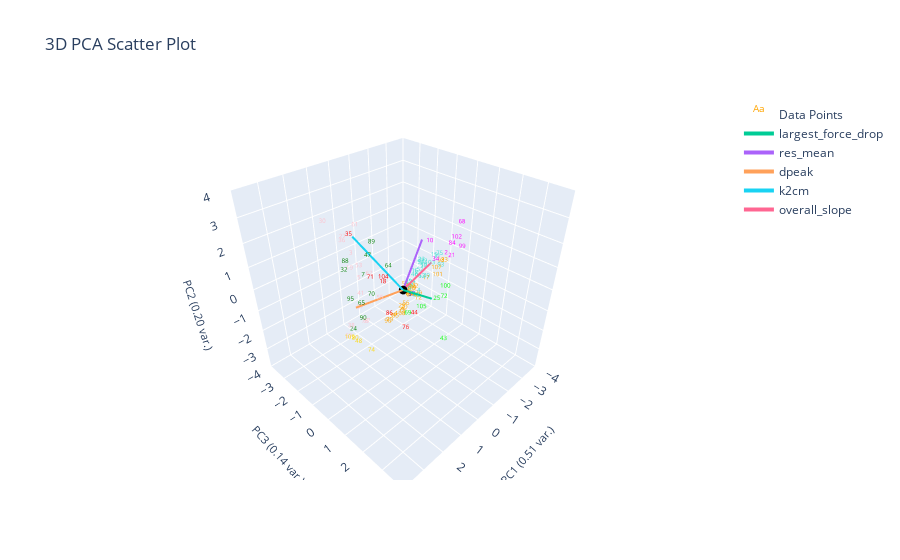

Source (notebook cell):
### Markdown cell above
# Nearest Centroid
- Each class is represented by it's centroid, with test sample classified to the class with the nearest centroid

### Code cell
from sklearn.neighbors import NearestCentroid

X = plotting.extract_numerical_features(marions_labeled_data).values.tolist()
y = marions_labeled_data[f'{ylabel_name}_nums'].values.tolist()
nc = NearestCentroid()
nc.fit(X,y)
nc_predictions = pd.Series(nc.predict(clustering_features.values))

nc_actual = marions_labeled_data[f'{ylabel_name}_nums']
nc_changed_ylabel_idxs = find_changed_ylabel_data(nc_predictions, nc_actual)
nc_corrected_predictions = correct_pseudo_ylabels_to_actual(nc_predictions, nc_actual, nc_changed_ylabel_idxs)

plotting.plot_cluster_subplots(nc_corrected_predictions, curve_data, 
                                  clustering_method="Nearest Centroid", 
                                  cluster_category_names=list(ylabel_to_cluster_num.keys()),
                                  bold_idxs=nc_actual.index
                                  )
plotting.plot_cluster_subolots(nc_predictions, curve_data,
                                  clustering_method="Nearest Centroid", 
                                  cluster_category_names=list(ylabel_to_cluster_num.keys()),
                                  pseudo_corrections=nc_corrected_predictions,
                                  bold_idxs=nc_actual.index
                                  )
plotting.plot_pca(clustering_features, nc_predictions, 3, 
                  graph_title=f'',
                  ylabel_name=ylabel_name,)

### Figure 1 — Plotly figure (JSON) as saved in the notebook; plotly's stock layout.template omitted (floating-point values rounded to 4 significant figures)
{"data": [{"mode": "text", "name": "Data Points", "text": ["0", "1", "2", "3", "4", "5", "6", "7", "8", "9", "10", "11", "12", "13", "14", "15", "16", "17", "18", "19", "20", "21", "22", "23", "24", "25", "26", "27", "28", "29", "30", "31", "32", "33", "34", "35", "36", "37", "38", "39", "40", "41", "42", "43", "44", "45", "46", "47", "48", "49", "50", "51", "52", "53", "54", "55", "56", "57", "58", "59", "60", "61", "62", "63", "64", "65", "66", "67", "68", "69", "70", "71", "72", "73", "74", "75", "76", "77", "78", "79", "80", "81", "82", "83", "84", "85", "86", "87", "88", "89", "90", "91", "92", "93", "94", "95", "96", "97", "98", "99", "100", "101", "102", "103", "104", "105", "106", "107", "108", "109"], "textfont": {"color": ["orange", "turquoise", "magenta", "pink", "turquoise", "pink", "magenta", "green", "orange", "orange", "magenta", "turquoise", "orange", "orange", "orange", "turquoise", "turquoise", "orange", "red", "pink", "orange", "magenta", "turquoise", "turquoise", "green", "lime", "orange", "pink", "orange", "orange", "pink", "turquoise", "green", "orange", "magenta", "red", "pink", "blue", "pink", "orange", "orange", "pink", "orange", "lime", "red", "turquoise", "turquoise", "green", "gold", "turquoise", "turquoise", "turquoise", "turquoise", "pink", "orange", "pink", "orange", "pink", "turquoise", "orange", "turquoise", "pink", "turquoise", "orange", "green", "green", "orange", "pink", "magenta", "lime", "green", "red", "lime", "orange", "gold", "turquoise", "red", "turquoise", "pink", "orange", "gold", "orange", "turquoise", "orange", "magenta", "orange", "red", "pink", "green", "green", "green", "turquoise", "orange", "turquoise", "turquoise", "green", "orange", "pink", "orange", "magenta", "lime", "orange", "magenta", "turquoise", "red", "lime", "magenta", "orange", "orange", "gold"], "size": 6}, "type": "scatter3d", "x": [-0.4106, -0.9288, -2.596, 1.104, -0.04511, 1.466, -4.148, 1.804, -0.3853, 0.000174, -2.121, -1.442, 0.07756, 0.2565, 0.3918, -2.119, -0.9654, -1.382, 1.491, 1.185, 0.3561, -1.272, -1.627, -1.172, 1.882, 0.191, -0.1242, 1.567, -0.1115, 0.01755, 1.734, -2.217, 1.471, -2.439, -1.071, 2.383, 1.738, 0.1452, 2.03, -0.7734, -0.4269, 1.234, -0.2648, 1.211, 0.8373, -0.2236, -0.9016, 1.719, 2.593, -0.6936, -1.217, -0.9873, -1.33, 0.9893, -0.5549, 1.224, -0.03471, 2.119, -0.4056, -0.5167, 0.1873, 1.594, -1.097, -0.4578, 0.6658, 1.541, -0.5375, 1.385, -3.767, 2.065, 1.667, 2.267, 0.9181, -0.6715, 2.547, -2.345, 1.713, -1.346, 1.47, 0.6275, 2.234, -0.5391, -0.5084, -0.5667, -3.086, 0.4854, 2.083, 1.533, 2.35, 0.9782, 1.906, -1.156, -0.8135, -1.657, -0.5038, 1.814, 0.7143, 1.507, -2.284, -2.536, 0.03863, -1.921, -3.354, -1.303, 1.322, 0.7258, -4.755, -1.993, 0.185, 2.366], "y": [-0.1336, -0.245, -0.0996, -1.642, 0.7684, -0.7981, -0.2511, -0.1305, -0.03606, -0.01009, -0.5867, -0.397, 0.8814, 0.2269, -0.162, -0.324, -0.3004, -0.07603, 0.5295, -1.677, 0.4095, 1.204, -0.4341, -0.1638, -0.8133, 1.849, 0.1201, -1.445, 0.2224, -0.05074, -2.329, -0.2818, -1.661, -0.04144, 0.6504, -0.01132, -1.268, 0.5861, -0.7415, 0.09165, -0.2621, -1.078, 0.4705, 3.064, 1.393, 0.04536, -0.2687, 0.05331, 0.3655, 0.5424, -0.07552, -0.06003, -0.3571, -1.365, -0.04577, 0.04454, 0.1263, -0.8369, -0.02147, -0.3964, 0.8656, -0.6886, -0.05282, -0.1158, -0.07978, -0.6477, -0.06799, -0.3083, -0.2996, 2.278, 0.09565, 0.7689, 2.747, -0.1277, 0.9987, -0.2365, 1.836, -0.1956, -0.5988, -0.1188, -0.2943, -0.2451, -0.2033, -0.0763, -0.1993, 0.06686, 1.451, -0.748, -0.3496, -0.581, -0.1527, -0.3158, -0.1525, 0.4253, -0.00594, -0.9447, -0.1243, -0.4438, -0.0895, 0.725, 2.076, 0.05319, -0.1952, 0.1731, 0.3696, 1.629, -0.1863, -0.06404, 0.02932, -0.4441], "z": [-0.8724, -0.04772, 0.1429, 1.06, 0.0005921, 0.5397, 1.092, 1.156, -0.4434, -1.348, 0.7049, 0.1231, -0.2161, -1.136, -1.441, 0.1429, -0.08318, -0.4948, 1.041, 0.4144, -0.7653, 1.165, 0.02055, 0.4204, -1.654, 0.3368, -0.4292, 2.029, -0.4424, -1.144, 2.361, 0.06222, 0.47, -0.1083, 0.8491, 3.011, 2.01, -0.1701, -1.361, -0.867, -0.8309, -0.4348, -0.4918, -0.09782, -0.1891, -0.3818, -0.2061, 1.985, -1.075, 0.225, 0.1545, 0.4271, -0.2145, 0.5791, -0.8905, -0.04316, -0.9442, -1.91, -0.337, -0.5344, -0.04446, 2.792, -0.274, -0.8517, 1.018, -0.4998, -0.6077, 0.9178, 1.054, 1.014, 0.3784, 1.723, 1.296, -0.6699, -1.099, 0.1614, -0.06598, 0.01022, -1.393, -1.534, -1.574, -0.5951, -0.3348, -0.4594, 0.3475, -1.307, 0.5324, -0.7392, 1.851, 1.928, -0.7173, -0.4028, -0.6668, 0.2206, -0.207, -0.3249, -1.557, -1.273, -0.09006, 0.8118, 0.9064, -0.5457, 0.5385, 0.3721, 1.072, 0.1508, 1.036, -0.2881, -1.389, -1.542]}, {"marker": {"color": "black", "size": 3}, "mode": "markers", "name": "Origin", "showlegend": false, "type": "scatter3d", "x": [0], "y": [0], "z": [0]}, {"line": {"width": 4}, "mode": "lines+text", "name": "largest_force_drop", "textposition": "top center", "type": "scatter3d", "x": [0, 1.091], "y": [0, 2.378], "z": [0, 1.397]}, {"line": {"width": 4}, "mode": "lines+text", "name": "res_mean", "textposition": "top center", "type": "scatter3d", "x": [0, -1.331], "y": [0, -0.3095], "z": [0, 1.522]}, {"line": {"width": 4}, "mode": "lines+text", "name": "dpeak", "textposition": "top center", "type": "scatter3d", "x": [0, 1.612], "y": [0, -0.8751], "z": [0, -0.441]}, {"line": {"width": 4}, "mode": "lines+text", "name": "k2cm", "textposition": "top center", "type": "scatter3d", "x": [0, 1.002], "y": [0, -1.575], "z": [0, 2.059]}, {"line": {"width": 4}, "mode": "lines+text", "name": "overall_slope", "textposition": "top center", "type": "scatter3d", "x": [0, -1.56], "y": [0, 0.01097], "z": [0, 0.5458]}], "layout": {"autosize": true, "scene": {"aspectmode": "cube", "xaxis": {"range": [-4, 4], "title": {"font": {"size": 11}, "text": "PC1 (0.51 var.)"}}, "yaxis": {"range": [-4, 4], "title": {"font": {"size": 11}, "text": "PC3 (0.14 var.)"}}, "zaxis": {"range": [-4, 4], "title": {"font": {"size": 11}, "text": "PC2 (0.20 var.)"}}}, "title": {"text": "3D PCA Scatter Plot"}}}
